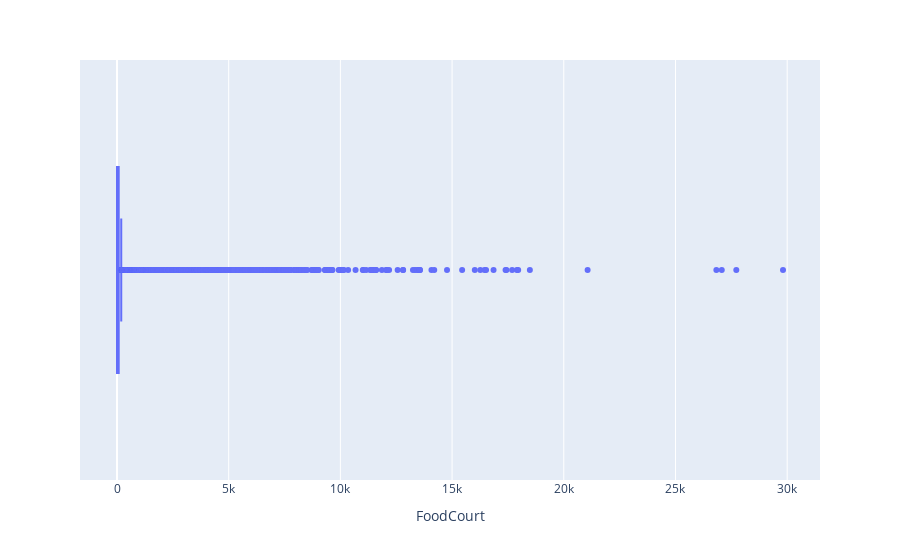

Notebook cell for this chart:
### Code cell
px.box(spaceship_df, x="FoodCourt")

### Figure 1 — Plotly figure (JSON) as saved in the notebook; plotly's stock layout.template omitted (floating-point values rounded to 4 significant figures; data arrays with more than 128 entries replaced by an {"elided": "..."} marker saying what was removed)
{"data": [{"alignmentgroup": "True", "hovertemplate": "FoodCourt=%{x}<extra></extra>", "legendgroup": "", "marker": {"color": "#636efa"}, "name": "", "notched": false, "offsetgroup": "", "orientation": "h", "showlegend": false, "type": "box", "x": {"elided": "8693 int values"}, "x0": " ", "xaxis": "x", "y0": " ", "yaxis": "y"}], "layout": {"boxmode": "group", "legend": {"tracegroupgap": 0}, "margin": {"t": 60}, "xaxis": {"anchor": "y", "domain": [0, 1], "title": {"text": "FoodCourt"}}, "yaxis": {"anchor": "x", "domain": [0, 1]}}}
